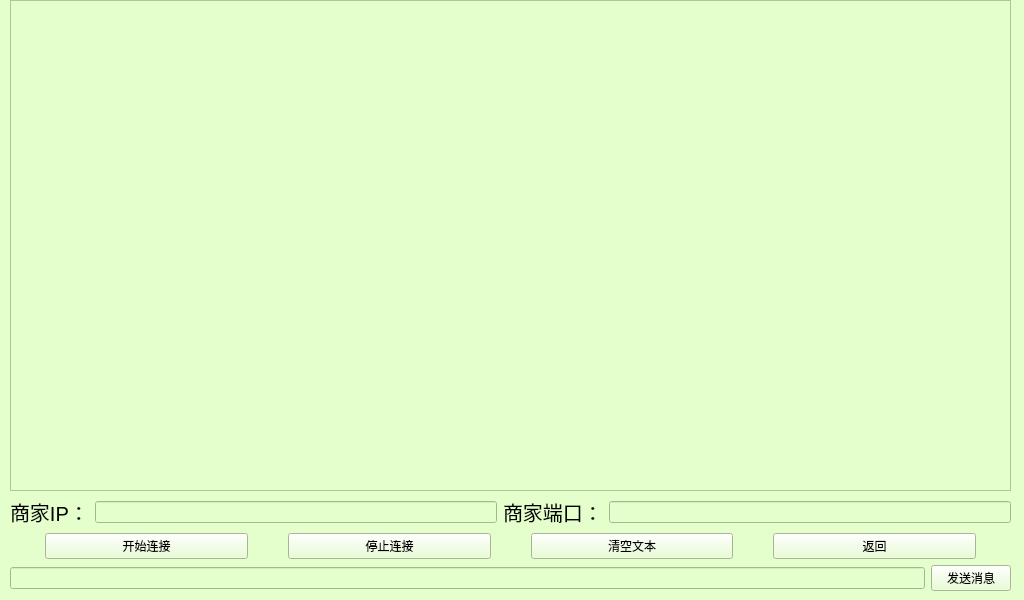
<?xml version="1.0" encoding="UTF-8"?>
<ui version="4.0">
 <class>TcpClient</class>
 <widget class="QWidget" name="TcpClient">
  <property name="geometry">
   <rect>
    <x>0</x>
    <y>0</y>
    <width>1024</width>
    <height>600</height>
   </rect>
  </property>
  <property name="windowTitle">
   <string>Form</string>
  </property>
  <property name="styleSheet">
   <string notr="true">QWidget{ background-color:#E5FFCC; }</string>
  </property>
  <widget class="QWidget" name="layoutWidget">
   <property name="geometry">
    <rect>
     <x>10</x>
     <y>0</y>
     <width>1001</width>
     <height>591</height>
    </rect>
   </property>
   <layout class="QVBoxLayout" name="verticalLayout">
    <item>
     <widget class="QTextBrowser" name="textBrowser"/>
    </item>
    <item>
     <layout class="QHBoxLayout" name="horizontalLayout">
      <item>
       <widget class="QLabel" name="label">
        <property name="font">
         <font>
          <pointsize>15</pointsize>
         </font>
        </property>
        <property name="text">
         <string>商家IP：</string>
        </property>
       </widget>
      </item>
      <item>
       <widget class="QLineEdit" name="lineEdit"/>
      </item>
      <item>
       <widget class="QLabel" name="label_2">
        <property name="font">
         <font>
          <pointsize>15</pointsize>
          <weight>50</weight>
          <bold>false</bold>
         </font>
        </property>
        <property name="text">
         <string>商家端口：</string>
        </property>
       </widget>
      </item>
      <item>
       <widget class="QLineEdit" name="lineEdit_2"/>
      </item>
     </layout>
    </item>
    <item>
     <layout class="QHBoxLayout" name="horizontalLayout_2">
      <property name="spacing">
       <number>40</number>
      </property>
      <property name="leftMargin">
       <number>35</number>
      </property>
      <property name="rightMargin">
       <number>35</number>
      </property>
      <item>
       <widget class="QPushButton" name="pushButton">
        <property name="text">
         <string>开始连接</string>
        </property>
       </widget>
      </item>
      <item>
       <widget class="QPushButton" name="pushButton_2">
        <property name="text">
         <string>停止连接</string>
        </property>
       </widget>
      </item>
      <item>
       <widget class="QPushButton" name="pushButton_5">
        <property name="text">
         <string>清空文本</string>
        </property>
       </widget>
      </item>
      <item>
       <widget class="QPushButton" name="pushButton_3">
        <property name="text">
         <string>返回</string>
        </property>
       </widget>
      </item>
     </layout>
    </item>
    <item>
     <layout class="QHBoxLayout" name="horizontalLayout_3">
      <item>
       <widget class="QLineEdit" name="lineEdit_3"/>
      </item>
      <item>
       <widget class="QPushButton" name="pushButton_4">
        <property name="text">
         <string>发送消息</string>
        </property>
       </widget>
      </item>
     </layout>
    </item>
   </layout>
  </widget>
 </widget>
 <resources/>
 <connections/>
</ui>
